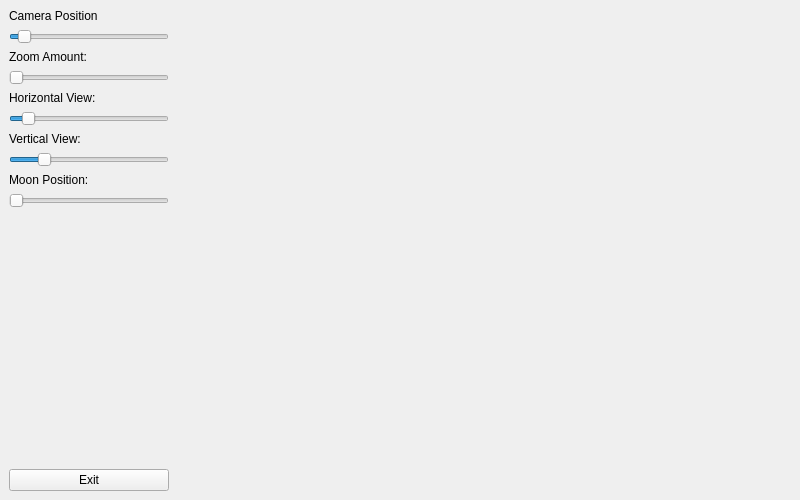
<?xml version="1.0" encoding="UTF-8"?>
<ui version="4.0">
 <class>MainWindow</class>
 <widget class="QMainWindow" name="MainWindow">
  <property name="geometry">
   <rect>
    <x>0</x>
    <y>0</y>
    <width>800</width>
    <height>500</height>
   </rect>
  </property>
  <property name="minimumSize">
   <size>
    <width>800</width>
    <height>500</height>
   </size>
  </property>
  <property name="baseSize">
   <size>
    <width>0</width>
    <height>0</height>
   </size>
  </property>
  <property name="windowTitle">
   <string>Solar Eclipse Simulator</string>
  </property>
  <widget class="QWidget" name="centralWidget">
   <layout class="QHBoxLayout" name="horizontalLayout">
    <property name="leftMargin">
     <number>0</number>
    </property>
    <property name="topMargin">
     <number>0</number>
    </property>
    <property name="rightMargin">
     <number>0</number>
    </property>
    <property name="bottomMargin">
     <number>0</number>
    </property>
    <item>
     <layout class="QVBoxLayout" name="verticalLayout">
      <property name="leftMargin">
       <number>9</number>
      </property>
      <property name="topMargin">
       <number>9</number>
      </property>
      <property name="bottomMargin">
       <number>9</number>
      </property>
      <item>
       <widget class="QLabel" name="label_5">
        <property name="text">
         <string>Camera Position</string>
        </property>
       </widget>
      </item>
      <item>
       <widget class="QSlider" name="cameraPositionSlider">
        <property name="sizePolicy">
         <sizepolicy hsizetype="Minimum" vsizetype="Fixed">
          <horstretch>0</horstretch>
          <verstretch>0</verstretch>
         </sizepolicy>
        </property>
        <property name="minimum">
         <number>-30</number>
        </property>
        <property name="maximum">
         <number>500</number>
        </property>
        <property name="orientation">
         <enum>Qt::Horizontal</enum>
        </property>
       </widget>
      </item>
      <item>
       <widget class="QLabel" name="label">
        <property name="text">
         <string>Zoom Amount:</string>
        </property>
       </widget>
      </item>
      <item>
       <widget class="QSlider" name="zoomSlider">
        <property name="sizePolicy">
         <sizepolicy hsizetype="Minimum" vsizetype="Fixed">
          <horstretch>0</horstretch>
          <verstretch>0</verstretch>
         </sizepolicy>
        </property>
        <property name="minimum">
         <number>15</number>
        </property>
        <property name="maximum">
         <number>150</number>
        </property>
        <property name="value">
         <number>15</number>
        </property>
        <property name="orientation">
         <enum>Qt::Horizontal</enum>
        </property>
       </widget>
      </item>
      <item>
       <widget class="QLabel" name="label_3">
        <property name="text">
         <string>Horizontal View:</string>
        </property>
       </widget>
      </item>
      <item>
       <widget class="QSlider" name="horizontalViewSlider">
        <property name="sizePolicy">
         <sizepolicy hsizetype="Minimum" vsizetype="Fixed">
          <horstretch>0</horstretch>
          <verstretch>0</verstretch>
         </sizepolicy>
        </property>
        <property name="maximum">
         <number>360</number>
        </property>
        <property name="value">
         <number>30</number>
        </property>
        <property name="orientation">
         <enum>Qt::Horizontal</enum>
        </property>
       </widget>
      </item>
      <item>
       <widget class="QLabel" name="label_4">
        <property name="text">
         <string>Vertical View:</string>
        </property>
       </widget>
      </item>
      <item>
       <widget class="QSlider" name="verticalViewSlider">
        <property name="enabled">
         <bool>true</bool>
        </property>
        <property name="sizePolicy">
         <sizepolicy hsizetype="Minimum" vsizetype="Fixed">
          <horstretch>0</horstretch>
          <verstretch>0</verstretch>
         </sizepolicy>
        </property>
        <property name="minimum">
         <number>0</number>
        </property>
        <property name="maximum">
         <number>358</number>
        </property>
        <property name="value">
         <number>69</number>
        </property>
        <property name="orientation">
         <enum>Qt::Horizontal</enum>
        </property>
       </widget>
      </item>
      <item>
       <widget class="QLabel" name="label_2">
        <property name="text">
         <string>Moon Position:</string>
        </property>
       </widget>
      </item>
      <item>
       <widget class="QSlider" name="moonPosSlider">
        <property name="sizePolicy">
         <sizepolicy hsizetype="Minimum" vsizetype="Fixed">
          <horstretch>0</horstretch>
          <verstretch>0</verstretch>
         </sizepolicy>
        </property>
        <property name="minimumSize">
         <size>
          <width>160</width>
          <height>0</height>
         </size>
        </property>
        <property name="minimum">
         <number>0</number>
        </property>
        <property name="maximum">
         <number>360</number>
        </property>
        <property name="value">
         <number>0</number>
        </property>
        <property name="orientation">
         <enum>Qt::Horizontal</enum>
        </property>
       </widget>
      </item>
      <item>
       <spacer name="verticalSpacer">
        <property name="orientation">
         <enum>Qt::Vertical</enum>
        </property>
        <property name="sizeHint" stdset="0">
         <size>
          <width>20</width>
          <height>40</height>
         </size>
        </property>
       </spacer>
      </item>
      <item>
       <widget class="QPushButton" name="pushButton">
        <property name="text">
         <string>Exit</string>
        </property>
       </widget>
      </item>
     </layout>
    </item>
    <item>
     <widget class="GLWidget" name="widget" native="true">
      <property name="sizePolicy">
       <sizepolicy hsizetype="Expanding" vsizetype="Preferred">
        <horstretch>0</horstretch>
        <verstretch>0</verstretch>
       </sizepolicy>
      </property>
     </widget>
    </item>
   </layout>
  </widget>
 </widget>
 <layoutdefault spacing="6" margin="11"/>
 <customwidgets>
  <customwidget>
   <class>GLWidget</class>
   <extends>QWidget</extends>
   <header>glwidget.h</header>
   <container>1</container>
  </customwidget>
 </customwidgets>
 <resources/>
 <connections>
  <connection>
   <sender>pushButton</sender>
   <signal>released()</signal>
   <receiver>MainWindow</receiver>
   <slot>close()</slot>
   <hints>
    <hint type="sourcelabel">
     <x>46</x>
     <y>470</y>
    </hint>
    <hint type="destinationlabel">
     <x>46</x>
     <y>272</y>
    </hint>
   </hints>
  </connection>
 </connections>
</ui>
